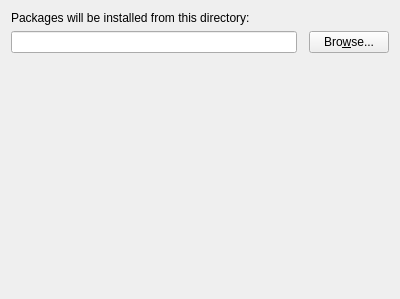
<ui version="4.0" >
 <author>Christian Schenk</author>
 <class>SiteWizLocal</class>
 <widget class="QWizardPage" name="SiteWizLocal" >
  <property name="geometry" >
   <rect>
    <x>0</x>
    <y>0</y>
    <width>400</width>
    <height>299</height>
   </rect>
  </property>
  <property name="windowTitle" >
   <string>Form</string>
  </property>
  <layout class="QVBoxLayout" >
   <item>
    <widget class="QLabel" name="label" >
     <property name="text" >
      <string>Packages will be installed from this directory:</string>
     </property>
    </widget>
   </item>
   <item>
    <layout class="QHBoxLayout" >
     <item>
      <widget class="QLineEdit" name="leDirectory" >
       <property name="readOnly" >
        <bool>true</bool>
       </property>
      </widget>
     </item>
     <item>
      <spacer>
       <property name="orientation" >
        <enum>Qt::Horizontal</enum>
       </property>
       <property name="sizeType" >
        <enum>QSizePolicy::Minimum</enum>
       </property>
       <property name="sizeHint" >
        <size>
         <width>6</width>
         <height>20</height>
        </size>
       </property>
      </spacer>
     </item>
     <item>
      <widget class="QPushButton" name="btnBrowse" >
       <property name="text" >
        <string>Bro&amp;wse...</string>
       </property>
      </widget>
     </item>
    </layout>
   </item>
   <item>
    <spacer>
     <property name="orientation" >
      <enum>Qt::Vertical</enum>
     </property>
     <property name="sizeHint" >
      <size>
       <width>20</width>
       <height>40</height>
      </size>
     </property>
    </spacer>
   </item>
  </layout>
 </widget>
 <customwidgets>
  <customwidget>
   <class>QWizardPage</class>
   <extends>QWidget</extends>
   <header>qwizardpage.h</header>
  </customwidget>
 </customwidgets>
 <resources/>
 <connections/>
</ui>
